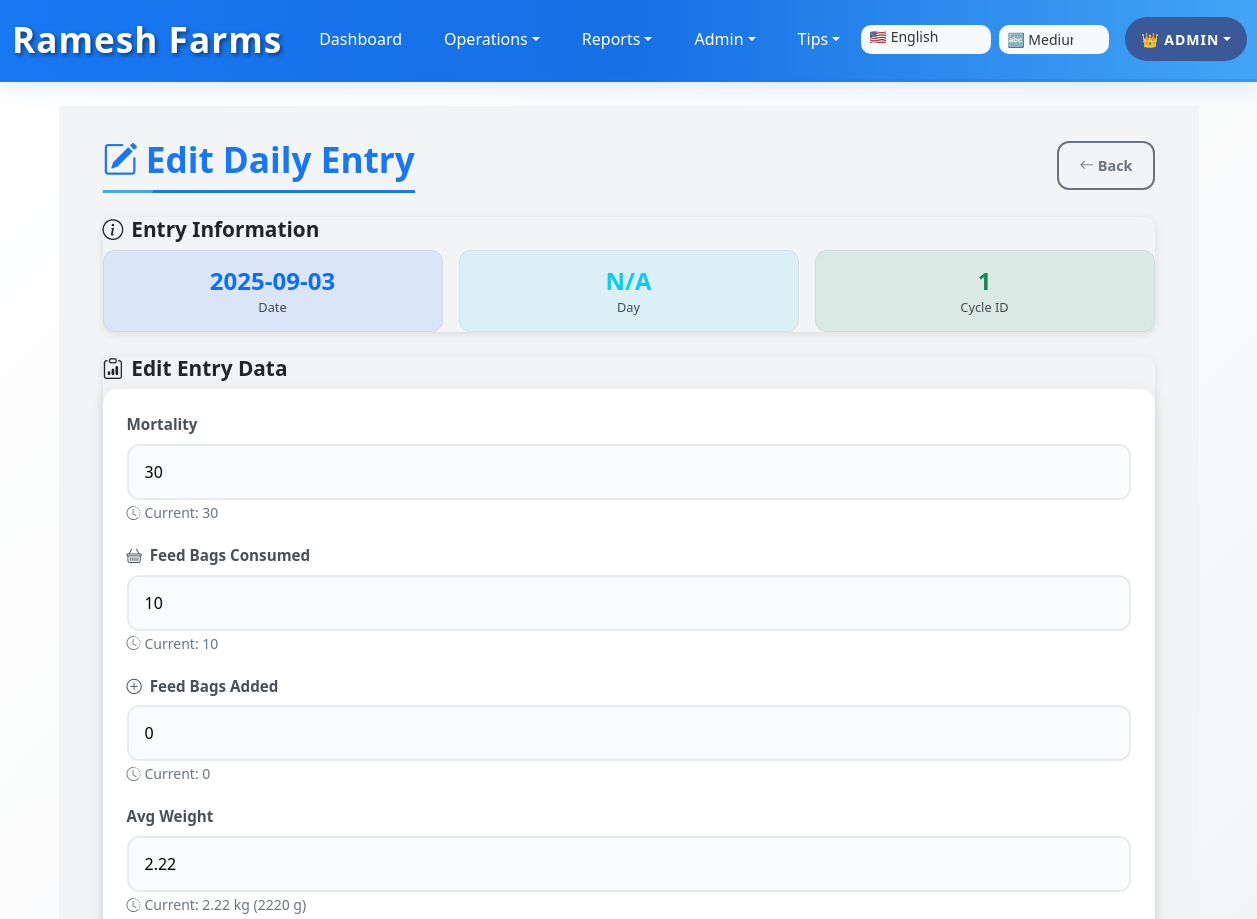
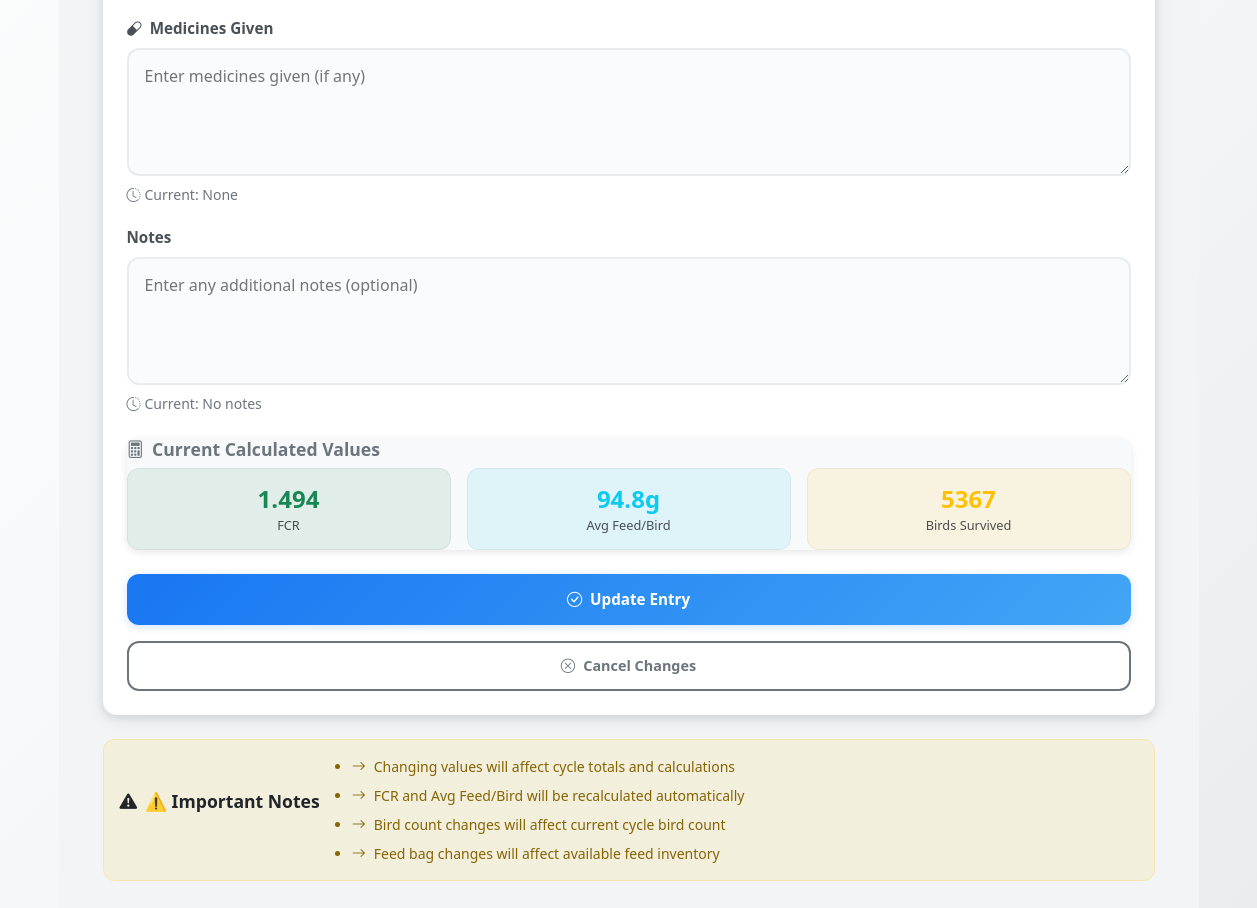
/edit_daily/3 (signed in), run on the app's committed database (2 pictures, top to bottom).
### app.py (models this page shows)
class Daily(db.Model):
    id = db.Column(db.Integer, primary_key=True)
    cycle_id = db.Column(db.Integer)
    entry_date = db.Column(db.String(20))
    mortality = db.Column(db.Integer, default=0)
    feed_bags_consumed = db.Column(db.Integer, default=0)
    birds_survived = db.Column(db.Integer, default=0)
    feed_bags_added = db.Column(db.Integer, default=0)
    avg_weight = db.Column(db.Float, default=0.0)      # kg
    avg_feed_per_bird_g = db.Column(db.Float, default=0.0)
    fcr = db.Column(db.Float, default=0.0)
    medicines = db.Column(db.String(250), default="")
    daily_notes = db.Column(db.String(500), nullable=True)
    mortality_rate = db.Column(db.Float, default=0.0)
    total_mortality = db.Column(db.Integer, default=0.0)
    remaining_bags = db.Column(db.Float, default=0.0)
    total_bags_consumed = db.Column(db.Float, default=0.0)
    daily_ext1 = db.Column(db.String(500), nullable=True)  # For daily screen extensions
    daily_ext2 = db.Column(db.String(500), nullable=True)
    daily_ext3 = db.Column(db.Float, nullable=True)
    daily_ext4 = db.Column(db.Float, nullable=True)

class Cycle(db.Model):
    id = db.Column(db.Integer, primary_key=True)
    start_date = db.Column(db.String(50))
    start_time = db.Column(db.String(50))
    start_birds = db.Column(db.Integer)
    current_birds = db.Column(db.Integer)
    start_feed_bags = db.Column(db.Float)
    driver = db.Column(db.String(120))
    notes = db.Column(db.String(500))
    status = db.Column(db.String(20), default='active')  # 'active' or 'archived'
    end_date = db.Column(db.String(50))  # Date when cycle was completed/archived

### app.py (the view, shortened to what this page needs)
@app.route('/edit_daily/<int:entry_id>', methods=['GET', 'POST'])
@admin_required
def edit_daily(entry_id):
    entry = Daily.query.get_or_404(entry_id)
    cycle = get_active_cycle()
    if not cycle or entry.cycle_id != cycle.id:
        flash('Entry not found or not part of current cycle', 'error')
        return redirect(url_for('daywise'))
    return render_template('edit_daily.html', entry=entry, cycle=cycle)

### app.py (called while the page is built)
def admin_required(f):
    @wraps(f)
    def decorated_function(*args, **kwargs):
        if 'user_id' not in session:
            return redirect(url_for('login'))
        user = User.query.get(session['user_id'])
        if not user or user.role != 'admin':
            flash('Access denied. Admin privileges required.', 'error')
            return redirect(url_for('dashboard'))
        return f(*args, **kwargs)
    return decorated_function

def get_active_cycle():
    return Cycle.query.filter_by(status='active').order_by(Cycle.id.desc()).first()

### templates/edit_daily.html (shortened to what this page needs)
{% extends 'base.html' %}
{% block content %}
<div class="mobile-container">
  <div class="mobile-section">
    <div class="d-flex justify-content-between align-items-center mb-4">
      <h2 class="mobile-header m-0" data-i18n="edit_daily_title">
        <i class="bi bi-pencil-square me-2"></i>Edit Daily Entry
      </h2>
      <a href="{{ url_for('daywise') }}" class="mobile-btn-outline-secondary btn-sm" data-i18n="back_to_daily_reports">
        <i class="bi bi-arrow-left me-1"></i>Back
      </a>
    </div>
    <div class="mobile-card mb-4">
      <h5 class="mobile-card-title">
        <i class="bi bi-info-circle me-2"></i>Entry Information
      </h5>
      <div class="row g-3">
        <div class="col-6 col-md-4">
          <div class="mobile-metric-card text-center bg-primary bg-opacity-10">
            <div class="mobile-metric-value text-primary">{{ entry.entry_date }}</div>
            <div class="mobile-metric-label">Date</div>
          </div>
        </div>
        <div class="col-6 col-md-4">
          <div class="mobile-metric-card text-center bg-info bg-opacity-10">
            <div class="mobile-metric-value text-info">{{ loop.index if loop else 'N/A' }}</div>
            <div class="mobile-metric-label">Day</div>
          </div>
        </div>
        <div class="col-12 col-md-4">
          <div class="mobile-metric-card text-center bg-success bg-opacity-10">
            <div class="mobile-metric-value text-success">{{ cycle.id }}</div>
            <div class="mobile-metric-label">Cycle ID</div>
          </div>
        </div>
      </div>
    </div>
    <div class="mobile-card">
      <h5 class="mobile-card-title">
        <i class="bi bi-clipboard-data me-2"></i>Edit Entry Data
      </h5>
      <form method="POST" class="mobile-form-enhanced">
        <div class="mobile-form-group">
          <label for="mortality" class="mobile-form-label" data-i18n="mortality">
          </label>
          <input id="mortality" type="number" name="mortality" class="mobile-form-control"
                 value="{{ entry.mortality }}" min="0" required
                 placeholder="Enter mortality count">
          <small class="text-muted">
            <i class="bi bi-clock-history me-1"></i>Current: {{ entry.mortality }}
          </small>
        </div>
        <div class="mobile-form-group">
          <label for="feed-consumed" class="mobile-form-label" data-i18n="feed_bags_consumed">
            <i class="bi bi-basket me-2"></i>Feed Bags Consumed
          </label>
          <input id="feed-consumed" type="number" step="0.1" name="feed_bags_consumed"
                 class="mobile-form-control" value="{{ entry.feed_bags_consumed }}" min="0" required
                 placeholder="Enter feed consumed">
          <small class="text-muted">
            <i class="bi bi-clock-history me-1"></i>Current: {{ entry.feed_bags_consumed }}
          </small>
        </div>
        <div class="mobile-form-group">
          <label for="feed-added" class="mobile-form-label" data-i18n="feed_bags_added">
            <i class="bi bi-plus-circle me-2"></i>Feed Bags Added
          </label>
          <input id="feed-added" type="number" step="0.1" name="feed_bags_added"
                 class="mobile-form-control" value="{{ entry.feed_bags_added }}" min="0"
                 placeholder="Enter feed added">
          <small class="text-muted">
            <i class="bi bi-clock-history me-1"></i>Current: {{ entry.feed_bags_added }}
          </small>
        </div>
        <div class="mobile-form-group">
          <label for="avg-weight" class="mobile-form-label" data-i18n="avg_weight">
          </label>
          <input id="avg-weight" type="number" step="0.001" name="avg_weight"
                 class="mobile-form-control" value="{{ entry.avg_weight }}" min="0" required
                 placeholder="Enter average weight">
          <small class="text-muted">
            <i class="bi bi-clock-history me-1"></i>Current: {{ entry.avg_weight }} kg ({{ (entry.avg_weight * 1000)|int }} g)
          </small>
        </div>
        <div class="mobile-form-group">
          <label for="medicines" class="mobile-form-label" data-i18n="medicines_given">
            <i class="bi bi-capsule me-2"></i>Medicines Given
          </label>
          <textarea id="medicines" name="medicines" class="mobile-form-control" rows="4"
                    placeholder="Enter medicines given (if any)">{{ entry.medicines or '' }}</textarea>
          <small class="text-muted">
            <i class="bi bi-clock-history me-1"></i>Current: {{ entry.medicines or 'None' }}
          </small>
        </div>
        <div class="mobile-form-group">
          <label for="daily-notes" class="mobile-form-label" data-i18n="notes">
          </label>
          <textarea id="daily-notes" name="daily_notes" class="mobile-form-control" rows="4"
                    placeholder="Enter any additional notes (optional)">{{ entry.daily_notes or '' }}</textarea>
          <small class="text-muted">
            <i class="bi bi-clock-history me-1"></i>Current: {{ entry.daily_notes or 'No notes' }}
          </small>
        </div>
        <div class="mobile-card bg-light mt-4">
          <h6 class="mobile-card-title text-muted" data-i18n="current_calculated_values">
            <i class="bi bi-calculator me-2"></i>Current Calculated Values
          </h6>
          <div class="row g-3">
            <div class="col-6 col-md-4">
              <div class="mobile-metric-card text-center bg-success bg-opacity-10">
                <div class="mobile-metric-value text-success">{{ entry.fcr }}</div>
                <div class="mobile-metric-label">FCR</div>
              </div>
            </div>
            <div class="col-6 col-md-4">
              <div class="mobile-metric-card text-center bg-info bg-opacity-10">
                <div class="mobile-metric-value text-info">{{ "{:,.1f}".format(entry.avg_feed_per_bird_g) }}g</div>
                <div class="mobile-metric-label">Avg Feed/Bird</div>
              </div>
            </div>
            <div class="col-12 col-md-4">
              <div class="mobile-metric-card text-center bg-warning bg-opacity-10">
                <div class="mobile-metric-value text-warning">{{ entry.birds_survived if entry.birds_survived else 'N/A' }}</div>
                <div class="mobile-metric-label">Birds Survived</div>
              </div>
            </div>
          </div>
        </div>
        <div class="d-grid gap-3 mt-4">
          <button type="submit" class="mobile-btn-primary">
            <i class="bi bi-check-circle me-2"></i>Update Entry
          </button>
          <a href="{{ url_for('daywise') }}" class="mobile-btn-outline-secondary">
            <i class="bi bi-x-circle me-2"></i>Cancel Changes
          </a>
        </div>
      </form>
    </div>
    <div class="mobile-alert alert alert-warning mt-4">
      <h6 class="d-flex align-items-center mb-3">
        <i class="bi bi-exclamation-triangle-fill me-2"></i>
        <span data-i18n="important_notes">Important Notes</span>
      </h6>
      <ul class="mb-0 small">
        <li class="mb-2" data-i18n="note_cycle_totals">
          <i class="bi bi-arrow-right me-2"></i>Changing values will affect cycle totals and calculations
        </li>
        <li class="mb-2" data-i18n="note_fcr_recalc">
          <i class="bi bi-arrow-right me-2"></i>FCR and Avg Feed/Bird will be recalculated automatically
        </li>
        <li class="mb-2" data-i18n="note_bird_count">
          <i class="bi bi-arrow-right me-2"></i>Bird count changes will affect current cycle bird count
        </li>
        <li data-i18n="note_feed_inventory">
          <i class="bi bi-arrow-right me-2"></i>Feed bag changes will affect available feed inventory
        </li>
      </ul>
    </div>
  </div>
</div>
{% endblock %}

### static/style.css (style rules this page uses)
:root { --fb-blue: #1877f2; --fb-blue-dark: #166fe5; --fb-blue-light: #42a5f5; --fb-light-bg: #f8f9fa; --fb-white: #ffffff; --fb-light-gray: #e9ecef; --fb-text-dark: #212529; --fb-text-muted: #6c757d; --fb-glow: rgba(24, 119, 242, 0.3); --fb-shadow: rgba(24, 119, 242, 0.15); }
body.font-size-medium { font-size: 1rem !important; }
body.font-size-medium h2 { font-size: 2.2rem !important; }
body.font-size-medium h5 { font-size: 1.3rem !important; }
body.font-size-medium h6 { font-size: 1.1rem !important; }
* { box-sizing: border-box; }
body { padding-bottom: 60px; background: linear-gradient(135deg, var(--fb-white) 0%, var(--fb-light-bg) 50%, var(--fb-light-gray) 100%); min-height: 100vh; color: var(--fb-text-dark); font-family: 'Segoe UI', Tahoma, Geneva, Verdana, sans-serif; }
body.lang-en { font-family: 'Segoe UI', Tahoma, Geneva, Verdana, sans-serif; }
h1, h2, h3, h4, h5, h6 { color: var(--fb-text-dark); font-weight: 700; }
h2 { border-bottom: 3px solid var(--fb-blue); padding-bottom: 10px; margin-bottom: 25px; position: relative; font-size: 1.5rem; }
h2::after { content: ''; position: absolute; bottom: -3px; left: 0; width: 50px; height: 3px; background: var(--fb-blue-light); border-radius: 2px; }
@media (min-width: 576px) { h2 { font-size: 1.75rem; } }
@media (min-width: 768px) { h2 { font-size: 2rem; } }
@media (min-width: 992px) { h2 { font-size: 2.25rem; } }
.text-muted { color: var(--fb-text-muted) !important; }
.alert { border-radius: 10px; border: none; }
.alert-warning { background: #fff3cd; color: #856404; }
.mobile-container { padding: 0.75rem; }
@media (min-width: 576px) { .mobile-container { padding: 1rem; } }
@media (min-width: 768px) { .mobile-container { padding: 1.5rem; } }
@media (min-width: 992px) { .mobile-container { padding: 2rem; } }
.mobile-card { border-radius: 12px; box-shadow: 0 2px 8px rgba(0,0,0,0.1); margin-bottom: 1rem; }
.mobile-section { margin-bottom: 2rem; }
.mobile-header { font-size: 1.25rem; font-weight: 600; margin-bottom: 1rem; color: var(--fb-blue); }
.mobile-form-enhanced { background: white; border-radius: 15px; padding: 1.5rem; box-shadow: 0 4px 20px rgba(0,0,0,0.08); margin-bottom: 1.5rem; }
.mobile-form-group { margin-bottom: 1.25rem; position: relative; }
.mobile-form-label { font-weight: 600; color: #495057; margin-bottom: 0.5rem; font-size: 0.95rem; display: flex; align-items: center; }
.mobile-form-control { min-height: 50px; border-radius: 12px; border: 2px solid #e9ecef; font-size: 1rem; padding: 0.875rem 1rem; transition: all 0.3s ease; background: #fafbfc; width: 100%; }
.mobile-btn-primary { background: linear-gradient(135deg, #1877f2, #42a5f5); color: white; border: none; border-radius: 12px; padding: 0.875rem 1.5rem; font-weight: 600; font-size: 0.95rem; text-decoration: none; display: inline-flex; align-items: center; justify-content: center; min-height: 48px; transition: all 0.3s ease; box-shadow: 0 2px 8px rgba(24,119,242,0.2); }
.mobile-btn-outline-secondary { background: transparent; color: #6c757d; border: 2px solid #6c757d; border-radius: 12px; padding: 0.75rem 1.25rem; font-weight: 600; font-size: 0.9rem; text-decoration: none; display: inline-flex; align-items: center; justify-content: center; min-height: 44px; transition: all 0.3s ease; }
.mobile-metric-card { background: white; border-radius: 12px; padding: 1rem; text-align: center; border: 1px solid rgba(0,0,0,0.05); transition: all 0.3s ease; min-height: 80px; display: flex; flex-direction: column; justify-content: center; }
.mobile-metric-value { font-size: 1.5rem; font-weight: 700; line-height: 1.2; margin-bottom: 0.25rem; }
.mobile-metric-label { font-size: 0.8rem; font-weight: 500; opacity: 0.8; line-height: 1.2; }
.mobile-alert { background: #f8f9fa; border: 1px solid #e9ecef; border-radius: 12px; padding: 1rem; margin-bottom: 1rem; display: flex; align-items: center; }
.mobile-alert.alert-warning { background: rgba(255, 193, 7, 0.1); border-color: rgba(255, 193, 7, 0.2); color: #856404; }

### data on the page
Daily: entry_date "2025-09-03", mortality "30", feed_bags_consumed "10", feed_bags_added "0", avg_weight "2.22", (entry.avg_weight*1000)|int "2220", medicines "None", daily_notes "No notes", fcr "1.494", avg_feed_per_bird_g "94.8", birds_survived "5367"

### other printed values
{{ session.username }} "ADMIN"
